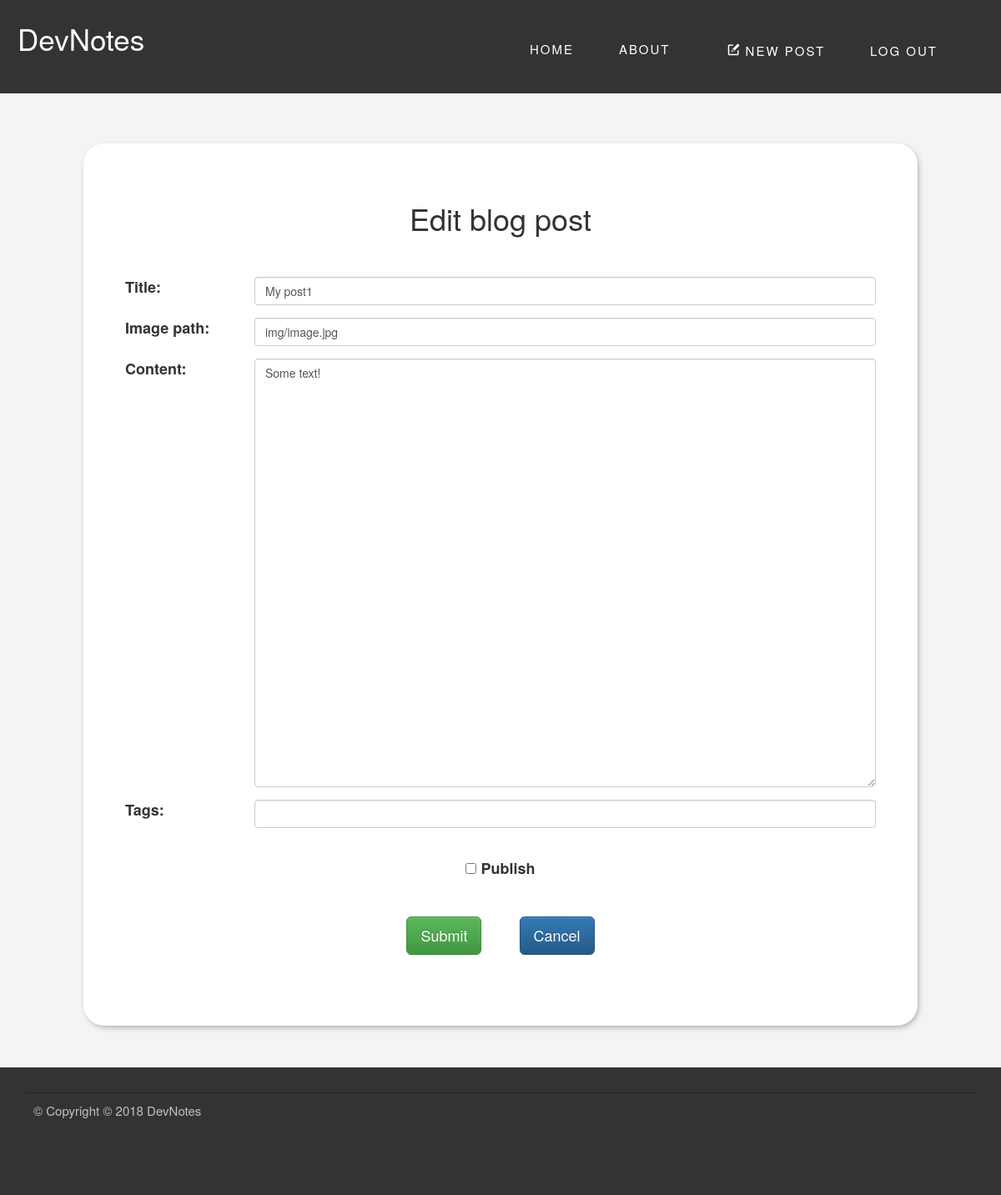
The page /blog/edit/2 (signed in) on the database as committed earlier.
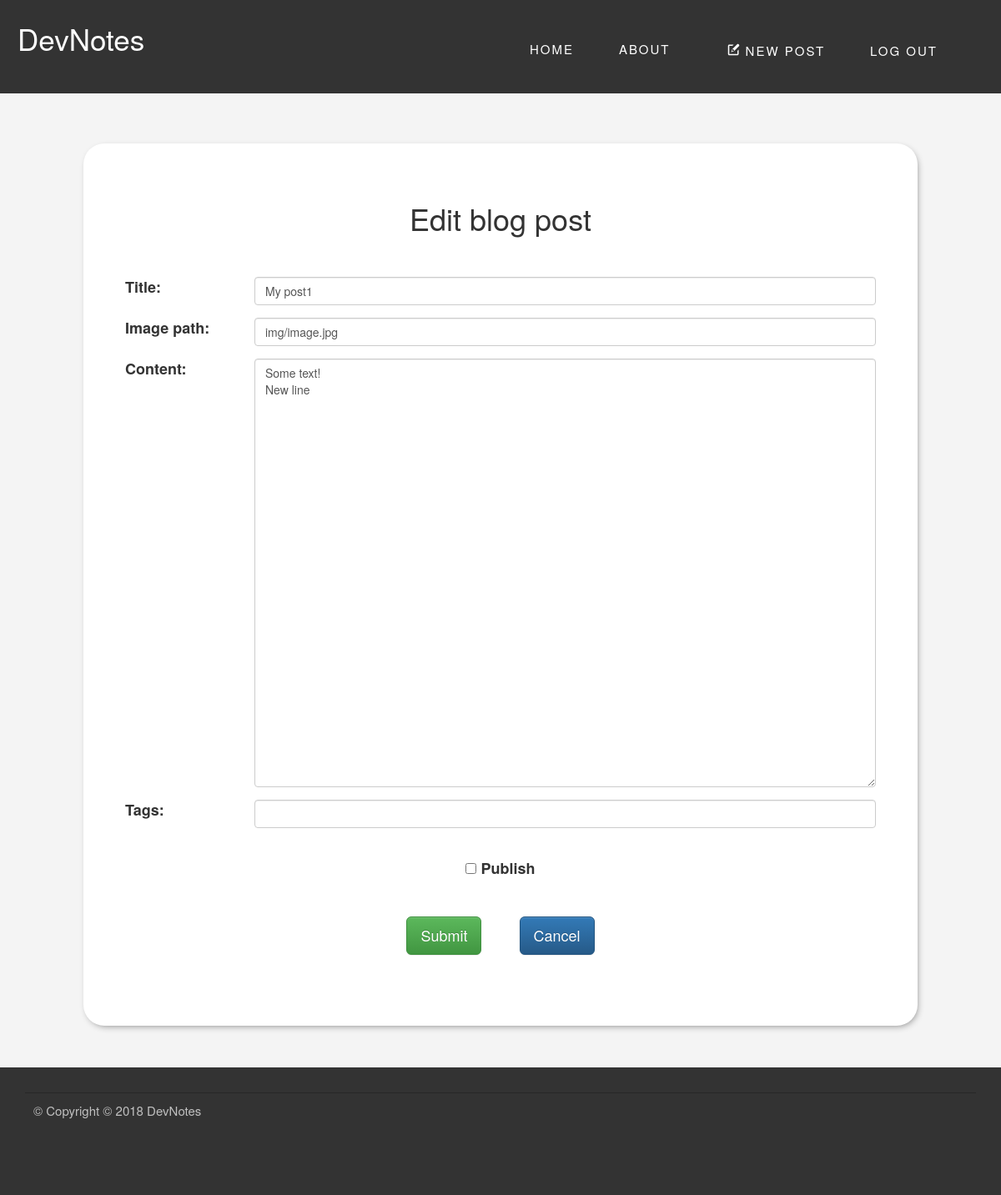
The same page on the database as committed later.
### my_blog/blueprints/blog/models.py (models this page shows, shortened)
class BlogPost(db.Model):
    id = db.Column(db.Integer, primary_key=True)
    title = db.Column(db.String(128))
    date = db.Column(db.DateTime)
    content = db.Column(db.String)
    imagePath = db.Column(db.String)
    published = db.Column(db.Boolean)
    _tags = db.relationship('Tag', secondary =tags, lazy ='joined', backref=db.backref('BlogPost', lazy='dynamic'))
    comments = db.relationship('Comment', backref = 'blogpost', lazy = 'dynamic')
    @property
    def tags(self):
        return ",".join([tag.name for tag in self._tags])
    @tags.setter
    def tags(self, string):
        if string:
            self._tags = [Tag.get_or_create(tag) for tag in string.split(',')]
        else:
            self._tags = []

### my_blog/blueprints/blog/views.py (the view, shortened to what this page needs)
@blog.route('/edit/<int:post_id>', methods=['GET', 'POST'])
@login_required
def edit(post_id):
    blogpost = BlogPost.query.get(post_id)
    form = BlogPostForm(obj = blogpost)
    return render_template('edit_form.html', form = form, form_title = 'Edit blog post')

### my_blog/blueprints/blog/forms.py
class BlogPostForm(Form):
    title = StringField("BlogPost title", validators = [DataRequired()], default="")
    published = BooleanField("Select whether post should be published", default="")
    imagePath = StringField(label='The url for post background image:', validators = [DataRequired()], default="")
    content = TextAreaField("BlogPost content", validators = [DataRequired()], default="")
    tags = StringField("Tags", default="")

### my_blog/app.py (called while the page is built)
@login_manager.user_loader
def load_user(id):
     u = User.query.get(id)
     return u

### my_blog/blueprints/blog/templates/edit_form.html (shortened to what this page needs)
{% extends "base.html" %}
{% from "form_macros.html" import render_field %}
{% block content %}
<div class="main-column">
  <section class="edit_post-form">
    <form action="" method="post">
      <h1>{{form_title}}</h1>
      <div class="form-group row">
         <label class="col-sm-2 col-form-label">Title:</label>
         <div class="col-sm-10">
           <input type="text" name="title" class="form-control form-control-lg form-control-plaintext" value="{{ form.title.data| safe}}">
         </div>
      </div>
      <div class="form-group row">
         <label class="col-sm-2 col-form-label">Image path:</label>
         <div class="col-sm-10">
           <input type="text" name="imagePath" class="form-control form-control-lg form-control-plaintext" value="{{ form.imagePath.data | safe}}">
         </div>
      </div>
      <div class="form-group row">
        <label class="col-sm-2 col-form-label">Content:</label>
        <div class="col-sm-10" >
          <textarea class="form-control" name="content" rows="25" >{{ form.content.data | safe}}</textarea>
        </div>
      </div>
      <div class="form-group row">
       <label class="col-sm-2 col-form-label">Tags:</label>
       <div class="col-sm-10">
         <input type="text" name="tags" class="form-control form-control-lg form-control-plaintext" value="{{ form.tags.data| safe}}">
       </div>
      </div>
      <div class="form-group row edit_post-panel">
        <div class="form-check">
          <input type="checkbox" name="publish" class="form-check-input" id="checkPublish">
          <label class="form-check-label" for="checkPublish">Publish</label>
        </div>
        <button class="btn btn-lg btn-success btn-save_post" type="submit">Submit</button>
        <a href="{{url_for('main.index')}}" class="btn btn-lg btn-primary btn-save_post" type="cancel">Cancel</a>
      </div>
    </form>
  </section>
</div>
{% endblock %}

Rows that differ between the two databases and show on the page:
changed BlogPost "My post1": content "Some text!" → "Some text! New line"
